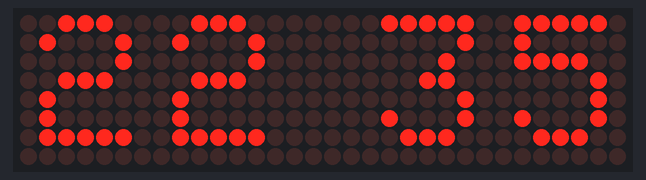
A sketch run on a simulated Arduino Uno, built with avr-gcc and run on an emulated ATmega328P. On the bench: 32×8 LED matrix.

Above: at 0.1 s.
At 0.6 s:
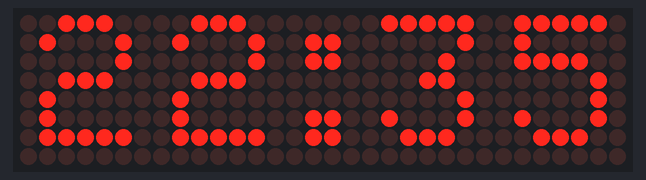

The sketch:

max72xx_library_test_text_display.ino
```cpp
#include <SPI.h>
#include <Adafruit_GFX.h>
#include <Max72xxPanel.h>

int pinCS = 10; // Attach CS to this pin, DIN to MOSI and CLK to SCK (cf http://arduino.cc/en/Reference/SPI )
int numberOfHorizontalDisplays = 4;
int numberOfVerticalDisplays = 1;

Max72xxPanel matrix = Max72xxPanel(pinCS, numberOfHorizontalDisplays, numberOfVerticalDisplays);

int timer;

void setup() {

  matrix.setIntensity(1); // Use a value between 0 and 15 for brightness

  // Adjust to your own needs
  //  matrix.setPosition(0, 0, 0); // The first display is at <0, 0>
  //  matrix.setPosition(1, 1, 0); // The second display is at <1, 0>
  //  matrix.setPosition(2, 2, 0); // The third display is at <2, 0>
  //  matrix.setPosition(3, 3, 0); // And the last display is at <3, 0>
  //  ...
  matrix.setRotation(0, 1);
  matrix.setRotation(1, 1);
  matrix.setRotation(2, 1);
  matrix.setRotation(3, 1);
}

void loop() {

  matrix.fillScreen(LOW);
  matrix.drawChar(1, 0, '2', HIGH, LOW, 1);
  matrix.drawChar(8, 0, '2', HIGH, LOW, 1);
  if(timer){
    matrix.drawPixel(15,1,HIGH);
    matrix.drawPixel(15,2,HIGH);
    matrix.drawPixel(16,1,HIGH);
    matrix.drawPixel(16,2,HIGH);
    matrix.drawPixel(15,5,HIGH);
    matrix.drawPixel(15,6,HIGH);
    matrix.drawPixel(16,5,HIGH);
    matrix.drawPixel(16,6,HIGH);
    timer = 0;
  }else{
    matrix.drawPixel(15,1,LOW);
    matrix.drawPixel(15,2,LOW);
    matrix.drawPixel(16,1,LOW);
    matrix.drawPixel(16,2,LOW);
    matrix.drawPixel(15,5,LOW);
    matrix.drawPixel(15,6,LOW);
    matrix.drawPixel(16,5,LOW);
    matrix.drawPixel(16,6,LOW);
    timer = 1;
  }

  //matrix.drawChar(13, 0, ':', HIGH, LOW, 1);
  matrix.drawChar(19, 0, '3', HIGH, LOW, 1);
  matrix.drawChar(26, 0, '5', HIGH, LOW, 1);
  matrix.write();
  delay(500);
}
```

Measured:
- what the display in image 1 shows lasts 0.5 s, from 0.5 s to 1.0 s
